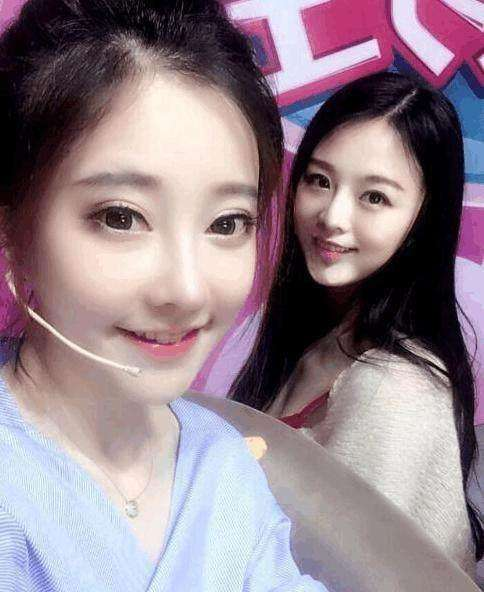
#> input picture timg.jpeg, 484 x 592 px
$ python detect.py
#> lines starting #> are read from the running program, lines starting #| are printed output that depends on the picture; after the words box and inside, x2 and y2 are one past the last pixel; in counts of white or black regions, pixels touching at a corner belong together
import sys
import os
import cv2

if __name__ == '__main__':
    img = cv2.imread('./timg.jpeg')
#> img is the input picture: shape (592, 484, 3); mean B, G, R 140.2, 131.2, 148.4
    cv2.imshow('image', img)

    current_dir = os.path.dirname(os.path.realpath(__file__))
    xml_path = os.path.join(current_dir, './model/haarcascade_frontalface_alt2.xml')
    face_detector = cv2.CascadeClassifier(xml_path)
    faces_rect = face_detector.detectMultiScale(img, scaleFactor=1.2, minNeighbors=2, flags=0, minSize=(60, 60))
#> faces_rect = [[267, 130, 157, 157], [30, 112, 282, 282]]
    print ("faces count: %d"%(len(faces_rect)))
#| faces count: 2
    if len(faces_rect)>0:
        for faceRect in faces_rect:
            x, y, w, h=faceRect
            cv2.circle(img, (x+w/2,y+h/2), min(w/2,h/2), (255,0,0))
#> this loop made 2 passes
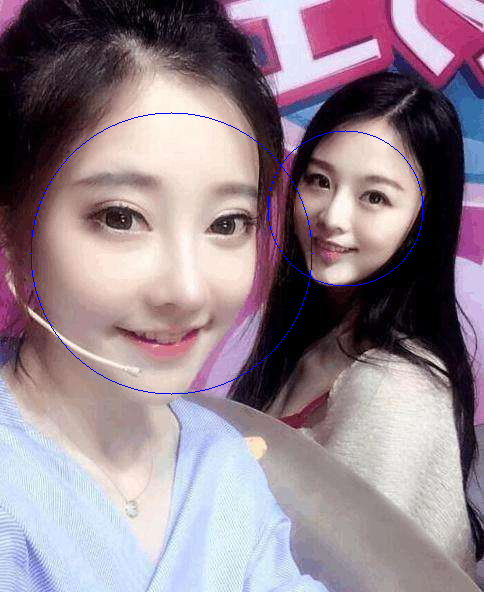
#> img: shape (592, 484, 3); 0.43% of pixels changed, all inside (x1, y1, x2, y2) = (30, 112, 424, 395)
    cv2.imwrite('face.png', img)
    cv2.imshow("image", img)
    cv2.waitKey(0)
